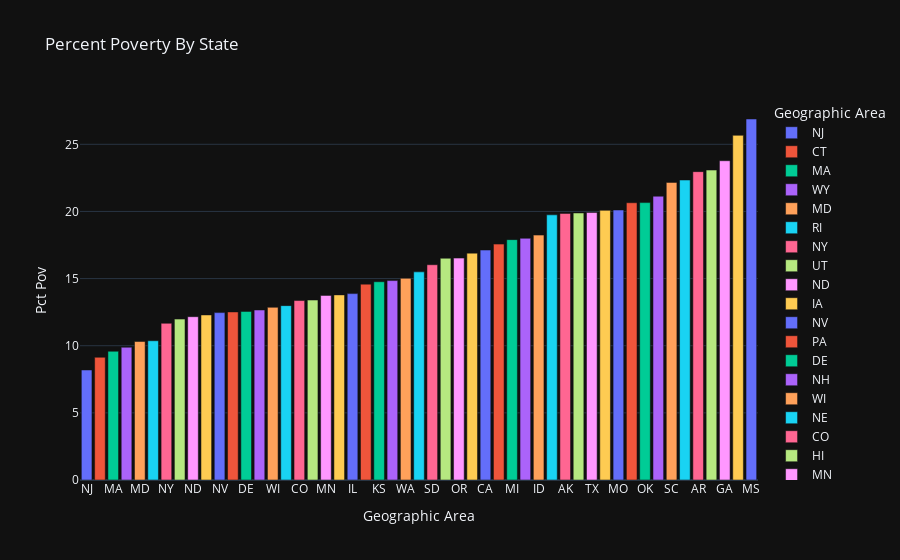

Notebook code cell kept with this figure:
### Code cell
df_pct_poverty['poverty_rate'] = pd.to_numeric(df_pct_poverty['poverty_rate'],errors='coerce')

df_pov_state = df_pct_poverty.copy()
df_pov_state = df_pov_state.groupby('Geographic Area')['poverty_rate'].mean().sort_values().reset_index()

fig = px.bar(df_pov_state,x='Geographic Area',y='poverty_rate',title='Percent Poverty By State',color='Geographic Area',labels={'poverty_rate':'Pct Pov'})
fig.layout.template = 'plotly_dark'
fig.show()

### Figure 1 — Plotly figure (JSON) as saved in the notebook; plotly's stock layout.template omitted (floating-point values rounded to 4 significant figures)
{"data": [{"hovertemplate": "Geographic Area=%{x}<br>Pct Pov=%{y}<extra></extra>", "legendgroup": "NJ", "marker": {"color": "#636efa", "pattern": {"shape": ""}}, "name": "NJ", "orientation": "v", "showlegend": true, "textposition": "auto", "type": "bar", "x": ["NJ"], "xaxis": "x", "y": [8.191], "yaxis": "y"}, {"hovertemplate": "Geographic Area=%{x}<br>Pct Pov=%{y}<extra></extra>", "legendgroup": "CT", "marker": {"color": "#EF553B", "pattern": {"shape": ""}}, "name": "CT", "orientation": "v", "showlegend": true, "textposition": "auto", "type": "bar", "x": ["CT"], "xaxis": "x", "y": [9.137], "yaxis": "y"}, {"hovertemplate": "Geographic Area=%{x}<br>Pct Pov=%{y}<extra></extra>", "legendgroup": "MA", "marker": {"color": "#00cc96", "pattern": {"shape": ""}}, "name": "MA", "orientation": "v", "showlegend": true, "textposition": "auto", "type": "bar", "x": ["MA"], "xaxis": "x", "y": [9.585], "yaxis": "y"}, {"hovertemplate": "Geographic Area=%{x}<br>Pct Pov=%{y}<extra></extra>", "legendgroup": "WY", "marker": {"color": "#ab63fa", "pattern": {"shape": ""}}, "name": "WY", "orientation": "v", "showlegend": true, "textposition": "auto", "type": "bar", "x": ["WY"], "xaxis": "x", "y": [9.888], "yaxis": "y"}, {"hovertemplate": "Geographic Area=%{x}<br>Pct Pov=%{y}<extra></extra>", "legendgroup": "MD", "marker": {"color": "#FFA15A", "pattern": {"shape": ""}}, "name": "MD", "orientation": "v", "showlegend": true, "textposition": "auto", "type": "bar", "x": ["MD"], "xaxis": "x", "y": [10.31], "yaxis": "y"}, {"hovertemplate": "Geographic Area=%{x}<br>Pct Pov=%{y}<extra></extra>", "legendgroup": "RI", "marker": {"color": "#19d3f3", "pattern": {"shape": ""}}, "name": "RI", "orientation": "v", "showlegend": true, "textposition": "auto", "type": "bar", "x": ["RI"], "xaxis": "x", "y": [10.37], "yaxis": "y"}, {"hovertemplate": "Geographic Area=%{x}<br>Pct Pov=%{y}<extra></extra>", "legendgroup": "NY", "marker": {"color": "#FF6692", "pattern": {"shape": ""}}, "name": "NY", "orientation": "v", "showlegend": true, "textposition": "auto", "type": "bar", "x": ["NY"], "xaxis": "x", "y": [11.67], "yaxis": "y"}, {"hovertemplate": "Geographic Area=%{x}<br>Pct Pov=%{y}<extra></extra>", "legendgroup": "UT", "marker": {"color": "#B6E880", "pattern": {"shape": ""}}, "name": "UT", "orientation": "v", "showlegend": true, "textposition": "auto", "type": "bar", "x": ["UT"], "xaxis": "x", "y": [11.98], "yaxis": "y"}, {"hovertemplate": "Geographic Area=%{x}<br>Pct Pov=%{y}<extra></extra>", "legendgroup": "ND", "marker": {"color": "#FF97FF", "pattern": {"shape": ""}}, "name": "ND", "orientation": "v", "showlegend": true, "textposition": "auto", "type": "bar", "x": ["ND"], "xaxis": "x", "y": [12.16], "yaxis": "y"}, {"hovertemplate": "Geographic Area=%{x}<br>Pct Pov=%{y}<extra></extra>", "legendgroup": "IA", "marker": {"color": "#FECB52", "pattern": {"shape": ""}}, "name": "IA", "orientation": "v", "showlegend": true, "textposition": "auto", "type": "bar", "x": ["IA"], "xaxis": "x", "y": [12.29], "yaxis": "y"}, {"hovertemplate": "Geographic Area=%{x}<br>Pct Pov=%{y}<extra></extra>", "legendgroup": "NV", "marker": {"color": "#636efa", "pattern": {"shape": ""}}, "name": "NV", "orientation": "v", "showlegend": true, "textposition": "auto", "type": "bar", "x": ["NV"], "xaxis": "x", "y": [12.47], "yaxis": "y"}, {"hovertemplate": "Geographic Area=%{x}<br>Pct Pov=%{y}<extra></extra>", "legendgroup": "PA", "marker": {"color": "#EF553B", "pattern": {"shape": ""}}, "name": "PA", "orientation": "v", "showlegend": true, "textposition": "auto", "type": "bar", "x": ["PA"], "xaxis": "x", "y": [12.52], "yaxis": "y"}, {"hovertemplate": "Geographic Area=%{x}<br>Pct Pov=%{y}<extra></extra>", "legendgroup": "DE", "marker": {"color": "#00cc96", "pattern": {"shape": ""}}, "name": "DE", "orientation": "v", "showlegend": true, "textposition": "auto", "type": "bar", "x": ["DE"], "xaxis": "x", "y": [12.56], "yaxis": "y"}, {"hovertemplate": "Geographic Area=%{x}<br>Pct Pov=%{y}<extra></extra>", "legendgroup": "NH", "marker": {"color": "#ab63fa", "pattern": {"shape": ""}}, "name": "NH", "orientation": "v", "showlegend": true, "textposition": "auto", "type": "bar", "x": ["NH"], "xaxis": "x", "y": [12.66], "yaxis": "y"}, {"hovertemplate": "Geographic Area=%{x}<br>Pct Pov=%{y}<extra></extra>", "legendgroup": "WI", "marker": {"color": "#FFA15A", "pattern": {"shape": ""}}, "name": "WI", "orientation": "v", "showlegend": true, "textposition": "auto", "type": "bar", "x": ["WI"], "xaxis": "x", "y": [12.86], "yaxis": "y"}, {"hovertemplate": "Geographic Area=%{x}<br>Pct Pov=%{y}<extra></extra>", "legendgroup": "NE", "marker": {"color": "#19d3f3", "pattern": {"shape": ""}}, "name": "NE", "orientation": "v", "showlegend": true, "textposition": "auto", "type": "bar", "x": ["NE"], "xaxis": "x", "y": [12.98], "yaxis": "y"}, {"hovertemplate": "Geographic Area=%{x}<br>Pct Pov=%{y}<extra></extra>", "legendgroup": "CO", "marker": {"color": "#FF6692", "pattern": {"shape": ""}}, "name": "CO", "orientation": "v", "showlegend": true, "textposition": "auto", "type": "bar", "x": ["CO"], "xaxis": "x", "y": [13.36], "yaxis": "y"}, {"hovertemplate": "Geographic Area=%{x}<br>Pct Pov=%{y}<extra></extra>", "legendgroup": "HI", "marker": {"color": "#B6E880", "pattern": {"shape": ""}}, "name": "HI", "orientation": "v", "showlegend": true, "textposition": "auto", "type": "bar", "x": ["HI"], "xaxis": "x", "y": [13.4], "yaxis": "y"}, {"hovertemplate": "Geographic Area=%{x}<br>Pct Pov=%{y}<extra></extra>", "legendgroup": "MN", "marker": {"color": "#FF97FF", "pattern": {"shape": ""}}, "name": "MN", "orientation": "v", "showlegend": true, "textposition": "auto", "type": "bar", "x": ["MN"], "xaxis": "x", "y": [13.75], "yaxis": "y"}, {"hovertemplate": "Geographic Area=%{x}<br>Pct Pov=%{y}<extra></extra>", "legendgroup": "VT", "marker": {"color": "#FECB52", "pattern": {"shape": ""}}, "name": "VT", "orientation": "v", "showlegend": true, "textposition": "auto", "type": "bar", "x": ["VT"], "xaxis": "x", "y": [13.79], "yaxis": "y"}, {"hovertemplate": "Geographic Area=%{x}<br>Pct Pov=%{y}<extra></extra>", "legendgroup": "IL", "marker": {"color": "#636efa", "pattern": {"shape": ""}}, "name": "IL", "orientation": "v", "showlegend": true, "textposition": "auto", "type": "bar", "x": ["IL"], "xaxis": "x", "y": [13.88], "yaxis": "y"}, {"hovertemplate": "Geographic Area=%{x}<br>Pct Pov=%{y}<extra></extra>", "legendgroup": "VA", "marker": {"color": "#EF553B", "pattern": {"shape": ""}}, "name": "VA", "orientation": "v", "showlegend": true, "textposition": "auto", "type": "bar", "x": ["VA"], "xaxis": "x", "y": [14.59], "yaxis": "y"}, {"hovertemplate": "Geographic Area=%{x}<br>Pct Pov=%{y}<extra></extra>", "legendgroup": "KS", "marker": {"color": "#00cc96", "pattern": {"shape": ""}}, "name": "KS", "orientation": "v", "showlegend": true, "textposition": "auto", "type": "bar", "x": ["KS"], "xaxis": "x", "y": [14.76], "yaxis": "y"}, {"hovertemplate": "Geographic Area=%{x}<br>Pct Pov=%{y}<extra></extra>", "legendgroup": "OH", "marker": {"color": "#ab63fa", "pattern": {"shape": ""}}, "name": "OH", "orientation": "v", "showlegend": true, "textposition": "auto", "type": "bar", "x": ["OH"], "xaxis": "x", "y": [14.85], "yaxis": "y"}, {"hovertemplate": "Geographic Area=%{x}<br>Pct Pov=%{y}<extra></extra>", "legendgroup": "WA", "marker": {"color": "#FFA15A", "pattern": {"shape": ""}}, "name": "WA", "orientation": "v", "showlegend": true, "textposition": "auto", "type": "bar", "x": ["WA"], "xaxis": "x", "y": [15.02], "yaxis": "y"}, {"hovertemplate": "Geographic Area=%{x}<br>Pct Pov=%{y}<extra></extra>", "legendgroup": "IN", "marker": {"color": "#19d3f3", "pattern": {"shape": ""}}, "name": "IN", "orientation": "v", "showlegend": true, "textposition": "auto", "type": "bar", "x": ["IN"], "xaxis": "x", "y": [15.5], "yaxis": "y"}, {"hovertemplate": "Geographic Area=%{x}<br>Pct Pov=%{y}<extra></extra>", "legendgroup": "SD", "marker": {"color": "#FF6692", "pattern": {"shape": ""}}, "name": "SD", "orientation": "v", "showlegend": true, "textposition": "auto", "type": "bar", "x": ["SD"], "xaxis": "x", "y": [16.03], "yaxis": "y"}, {"hovertemplate": "Geographic Area=%{x}<br>Pct Pov=%{y}<extra></extra>", "legendgroup": "MT", "marker": {"color": "#B6E880", "pattern": {"shape": ""}}, "name": "MT", "orientation": "v", "showlegend": true, "textposition": "auto", "type": "bar", "x": ["MT"], "xaxis": "x", "y": [16.51], "yaxis": "y"}, {"hovertemplate": "Geographic Area=%{x}<br>Pct Pov=%{y}<extra></extra>", "legendgroup": "OR", "marker": {"color": "#FF97FF", "pattern": {"shape": ""}}, "name": "OR", "orientation": "v", "showlegend": true, "textposition": "auto", "type": "bar", "x": ["OR"], "xaxis": "x", "y": [16.52], "yaxis": "y"}, {"hovertemplate": "Geographic Area=%{x}<br>Pct Pov=%{y}<extra></extra>", "legendgroup": "ME", "marker": {"color": "#FECB52", "pattern": {"shape": ""}}, "name": "ME", "orientation": "v", "showlegend": true, "textposition": "auto", "type": "bar", "x": ["ME"], "xaxis": "x", "y": [16.89], "yaxis": "y"}, {"hovertemplate": "Geographic Area=%{x}<br>Pct Pov=%{y}<extra></extra>", "legendgroup": "CA", "marker": {"color": "#636efa", "pattern": {"shape": ""}}, "name": "CA", "orientation": "v", "showlegend": true, "textposition": "auto", "type": "bar", "x": ["CA"], "xaxis": "x", "y": [17.12], "yaxis": "y"}, {"hovertemplate": "Geographic Area=%{x}<br>Pct Pov=%{y}<extra></extra>", "legendgroup": "FL", "marker": {"color": "#EF553B", "pattern": {"shape": ""}}, "name": "FL", "orientation": "v", "showlegend": true, "textposition": "auto", "type": "bar", "x": ["FL"], "xaxis": "x", "y": [17.57], "yaxis": "y"}, {"hovertemplate": "Geographic Area=%{x}<br>Pct Pov=%{y}<extra></extra>", "legendgroup": "MI", "marker": {"color": "#00cc96", "pattern": {"shape": ""}}, "name": "MI", "orientation": "v", "showlegend": true, "textposition": "auto", "type": "bar", "x": ["MI"], "xaxis": "x", "y": [17.9], "yaxis": "y"}, {"hovertemplate": "Geographic Area=%{x}<br>Pct Pov=%{y}<extra></extra>", "legendgroup": "DC", "marker": {"color": "#ab63fa", "pattern": {"shape": ""}}, "name": "DC", "orientation": "v", "showlegend": true, "textposition": "auto", "type": "bar", "x": ["DC"], "xaxis": "x", "y": [18.0], "yaxis": "y"}, {"hovertemplate": "Geographic Area=%{x}<br>Pct Pov=%{y}<extra></extra>", "legendgroup": "ID", "marker": {"color": "#FFA15A", "pattern": {"shape": ""}}, "name": "ID", "orientation": "v", "showlegend": true, "textposition": "auto", "type": "bar", "x": ["ID"], "xaxis": "x", "y": [18.24], "yaxis": "y"}, {"hovertemplate": "Geographic Area=%{x}<br>Pct Pov=%{y}<extra></extra>", "legendgroup": "NC", "marker": {"color": "#19d3f3", "pattern": {"shape": ""}}, "name": "NC", "orientation": "v", "showlegend": true, "textposition": "auto", "type": "bar", "x": ["NC"], "xaxis": "x", "y": [19.75], "yaxis": "y"}, {"hovertemplate": "Geographic Area=%{x}<br>Pct Pov=%{y}<extra></extra>", "legendgroup": "AK", "marker": {"color": "#FF6692", "pattern": {"shape": ""}}, "name": "AK", "orientation": "v", "showlegend": true, "textposition": "auto", "type": "bar", "x": ["AK"], "xaxis": "x", "y": [19.85], "yaxis": "y"}, {"hovertemplate": "Geographic Area=%{x}<br>Pct Pov=%{y}<extra></extra>", "legendgroup": "TN", "marker": {"color": "#B6E880", "pattern": {"shape": ""}}, "name": "TN", "orientation": "v", "showlegend": true, "textposition": "auto", "type": "bar", "x": ["TN"], "xaxis": "x", "y": [19.89], "yaxis": "y"}, {"hovertemplate": "Geographic Area=%{x}<br>Pct Pov=%{y}<extra></extra>", "legendgroup": "TX", "marker": {"color": "#FF97FF", "pattern": {"shape": ""}}, "name": "TX", "orientation": "v", "showlegend": true, "textposition": "auto", "type": "bar", "x": ["TX"], "xaxis": "x", "y": [19.92], "yaxis": "y"}, {"hovertemplate": "Geographic Area=%{x}<br>Pct Pov=%{y}<extra></extra>", "legendgroup": "KY", "marker": {"color": "#FECB52", "pattern": {"shape": ""}}, "name": "KY", "orientation": "v", "showlegend": true, "textposition": "auto", "type": "bar", "x": ["KY"], "xaxis": "x", "y": [20.08], "yaxis": "y"}, {"hovertemplate": "Geographic Area=%{x}<br>Pct Pov=%{y}<extra></extra>", "legendgroup": "MO", "marker": {"color": "#636efa", "pattern": {"shape": ""}}, "name": "MO", "orientation": "v", "showlegend": true, "textposition": "auto", "type": "bar", "x": ["MO"], "xaxis": "x", "y": [20.11], "yaxis": "y"}, {"hovertemplate": "Geographic Area=%{x}<br>Pct Pov=%{y}<extra></extra>", "legendgroup": "AL", "marker": {"color": "#EF553B", "pattern": {"shape": ""}}, "name": "AL", "orientation": "v", "showlegend": true, "textposition": "auto", "type": "bar", "x": ["AL"], "xaxis": "x", "y": [20.65], "yaxis": "y"}, {"hovertemplate": "Geographic Area=%{x}<br>Pct Pov=%{y}<extra></extra>", "legendgroup": "OK", "marker": {"color": "#00cc96", "pattern": {"shape": ""}}, "name": "OK", "orientation": "v", "showlegend": true, "textposition": "auto", "type": "bar", "x": ["OK"], "xaxis": "x", "y": [20.66], "yaxis": "y"}, {"hovertemplate": "Geographic Area=%{x}<br>Pct Pov=%{y}<extra></extra>", "legendgroup": "WV", "marker": {"color": "#ab63fa", "pattern": {"shape": ""}}, "name": "WV", "orientation": "v", "showlegend": true, "textposition": "auto", "type": "bar", "x": ["WV"], "xaxis": "x", "y": [21.13], "yaxis": "y"}, {"hovertemplate": "Geographic Area=%{x}<br>Pct Pov=%{y}<extra></extra>", "legendgroup": "SC", "marker": {"color": "#FFA15A", "pattern": {"shape": ""}}, "name": "SC", "orientation": "v", "showlegend": true, "textposition": "auto", "type": "bar", "x": ["SC"], "xaxis": "x", "y": [22.16], "yaxis": "y"}, {"hovertemplate": "Geographic Area=%{x}<br>Pct Pov=%{y}<extra></extra>", "legendgroup": "LA", "marker": {"color": "#19d3f3", "pattern": {"shape": ""}}, "name": "LA", "orientation": "v", "showlegend": true, "textposition": "auto", "type": "bar", "x": ["LA"], "xaxis": "x", "y": [22.34], "yaxis": "y"}, {"hovertemplate": "Geographic Area=%{x}<br>Pct Pov=%{y}<extra></extra>", "legendgroup": "AR", "marker": {"color": "#FF6692", "pattern": {"shape": ""}}, "name": "AR", "orientation": "v", "showlegend": true, "textposition": "auto", "type": "bar", "x": ["AR"], "xaxis": "x", "y": [22.96], "yaxis": "y"}, {"hovertemplate": "Geographic Area=%{x}<br>Pct Pov=%{y}<extra></extra>", "legendgroup": "NM", "marker": {"color": "#B6E880", "pattern": {"shape": ""}}, "name": "NM", "orientation": "v", "showlegend": true, "textposition": "auto", "type": "bar", "x": ["NM"], "xaxis": "x", "y": [23.08], "yaxis": "y"}, {"hovertemplate": "Geographic Area=%{x}<br>Pct Pov=%{y}<extra></extra>", "legendgroup": "GA", "marker": {"color": "#FF97FF", "pattern": {"shape": ""}}, "name": "GA", "orientation": "v", "showlegend": true, "textposition": "auto", "type": "bar", "x": ["GA"], "xaxis": "x", "y": [23.78], "yaxis": "y"}, {"hovertemplate": "Geographic Area=%{x}<br>Pct Pov=%{y}<extra></extra>", "legendgroup": "AZ", "marker": {"color": "#FECB52", "pattern": {"shape": ""}}, "name": "AZ", "orientation": "v", "showlegend": true, "textposition": "auto", "type": "bar", "x": ["AZ"], "xaxis": "x", "y": [25.67], "yaxis": "y"}, {"hovertemplate": "Geographic Area=%{x}<br>Pct Pov=%{y}<extra></extra>", "legendgroup": "MS", "marker": {"color": "#636efa", "pattern": {"shape": ""}}, "name": "MS", "orientation": "v", "showlegend": true, "textposition": "auto", "type": "bar", "x": ["MS"], "xaxis": "x", "y": [26.88], "yaxis": "y"}], "layout": {"barmode": "relative", "legend": {"title": {"text": "Geographic Area"}, "tracegroupgap": 0}, "title": {"text": "Percent Poverty By State"}, "xaxis": {"anchor": "y", "categoryarray": ["NJ", "CT", "MA", "WY", "MD", "RI", "NY", "UT", "ND", "IA", "NV", "PA", "DE", "NH", "WI", "NE", "CO", "HI", "MN", "VT", "IL", "VA", "KS", "OH", "WA", "IN", "SD", "MT", "OR", "ME", "CA", "FL", "MI", "DC", "ID", "NC", "AK", "TN", "TX", "KY", "MO", "AL", "OK", "WV", "SC", "LA", "AR", "NM", "GA", "AZ", "MS"], "categoryorder": "array", "domain": [0, 1], "title": {"text": "Geographic Area"}}, "yaxis": {"anchor": "x", "domain": [0, 1], "title": {"text": "Pct Pov"}}}}
